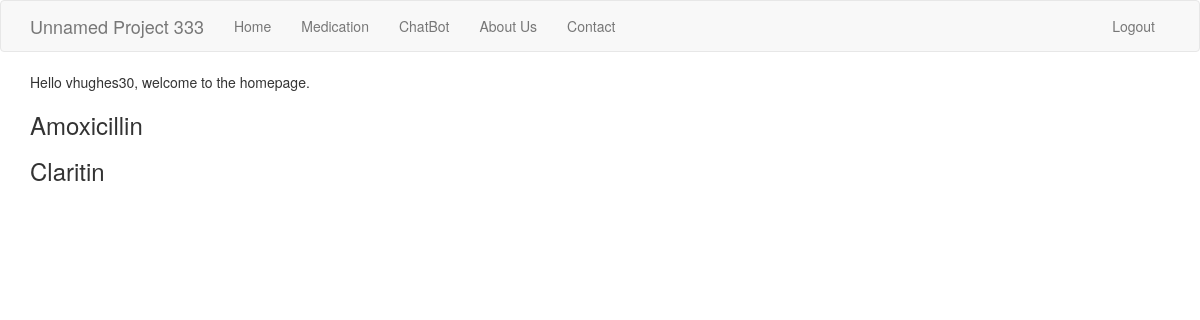
The page /index (signed in) on the database as committed earlier.
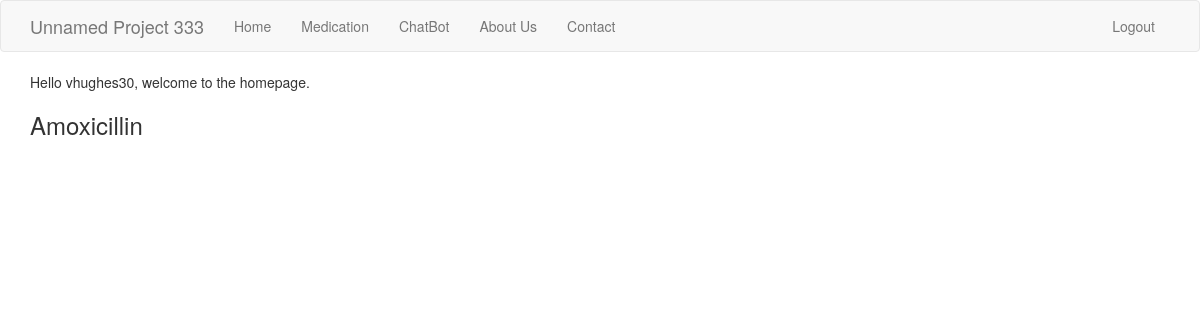
The same page on the database as committed later.
### app/models.py (models this page shows, shortened)
class User(UserMixin, db.Model):
    __tablename__ = 'users'
    id = db.Column(db.Integer, primary_key=True)
    username = db.Column(db.String(64), index=True, unique=True)
    email = db.Column(db.String(120), index=True, unique=True)
    emergency_contact = db.Column(db.String(120), index=True)
    password_hash = db.Column(db.String(128))

class Medicine(db.Model):
    __tablename__ = 'medicines'
    id = db.Column(db.Integer, primary_key=True)
    name = db.Column(db.String(64), index=True, unique=True)
    dose = db.Column(db.Integer, index=True)
    pills = db.Column(db.Integer, index=True)
    cycle = db.Column(db.Integer, index=True)
    period = db.Column(db.Float, index=True)
    taken = db.Column(db.Boolean, index=True, default=False)
    user_id = db.Column(db.Integer, db.ForeignKey('users.id'), nullable=False)
    user = db.relationship('User',backref=db.backref('medicines', lazy=True))

### app/routes.py (the view)
@app.route('/')
@app.route('/index')
def index():
    if current_user.is_authenticated:
        user = User.query.filter_by(username=current_user.username).first()
        medications = Medicine.query.filter_by(user_id=current_user.id).all()
        return render_template('index.html', title='Home Page', user=user, medications=medications)
    guest = User.query.filter_by(username="guest").first()
    return render_template('index.html', title='Home Page', user=guest)

### app/models.py (called while the page is built)
@login.user_loader
def load_user(id):
    return User.query.get(int(id))

### app/templates/index.html
{% extends "base.html" %}
{% block app_content %}
Hello {{ user.username }}, welcome to the homepage.
{% for med in medications %}
    <div class="product-item">
        <h3>{{ med.name }}</h3>
     </div>
{% endfor %}
{% endblock %}

### app/templates/base.html (shortened to what this page needs)
{% extends 'bootstrap/base.html' %}
{% block navbar %}
<nav class="navbar navbar-default">
    <div class="container">
        <div class="navbar-header">
            <a class="navbar-brand" href="{{ url_for('index') }}">Unnamed Project 333</a>
        </div>
        <div class="collapse navbar-collapse" id="bs-example-navbar-collapse-1">
            <ul class="nav navbar-nav">
                <li><a href="{{ url_for('index') }}">Home</a></li>
                <li><a href="{{ url_for('add_medication') }}">Medication</a></li>
                <li><a href="{{ url_for('index') }}">ChatBot</a></li>
                <li><a href="{{ url_for('index') }}">About Us</a></li>
                <li><a href="{{ url_for('index') }}">Contact</a></li>
            </ul>
            <ul class="nav navbar-nav navbar-right">
                {% if current_user.is_anonymous %}
                <li><a href="{{ url_for('login') }}">Login</a></li>
                {% else %}
                <li><a href="{{ url_for('logout') }}">Logout</a></li>
                {% endif %}
            </ul>
        </div>
    </div>
</nav>
{% endblock %}
{% block content %}
    <div class="container">
        {% block app_content %}{% endblock %}
    </div>
{% endblock %}

Rows that differ between the two databases and show on the page:
removed Medicine: name "Claritin"
